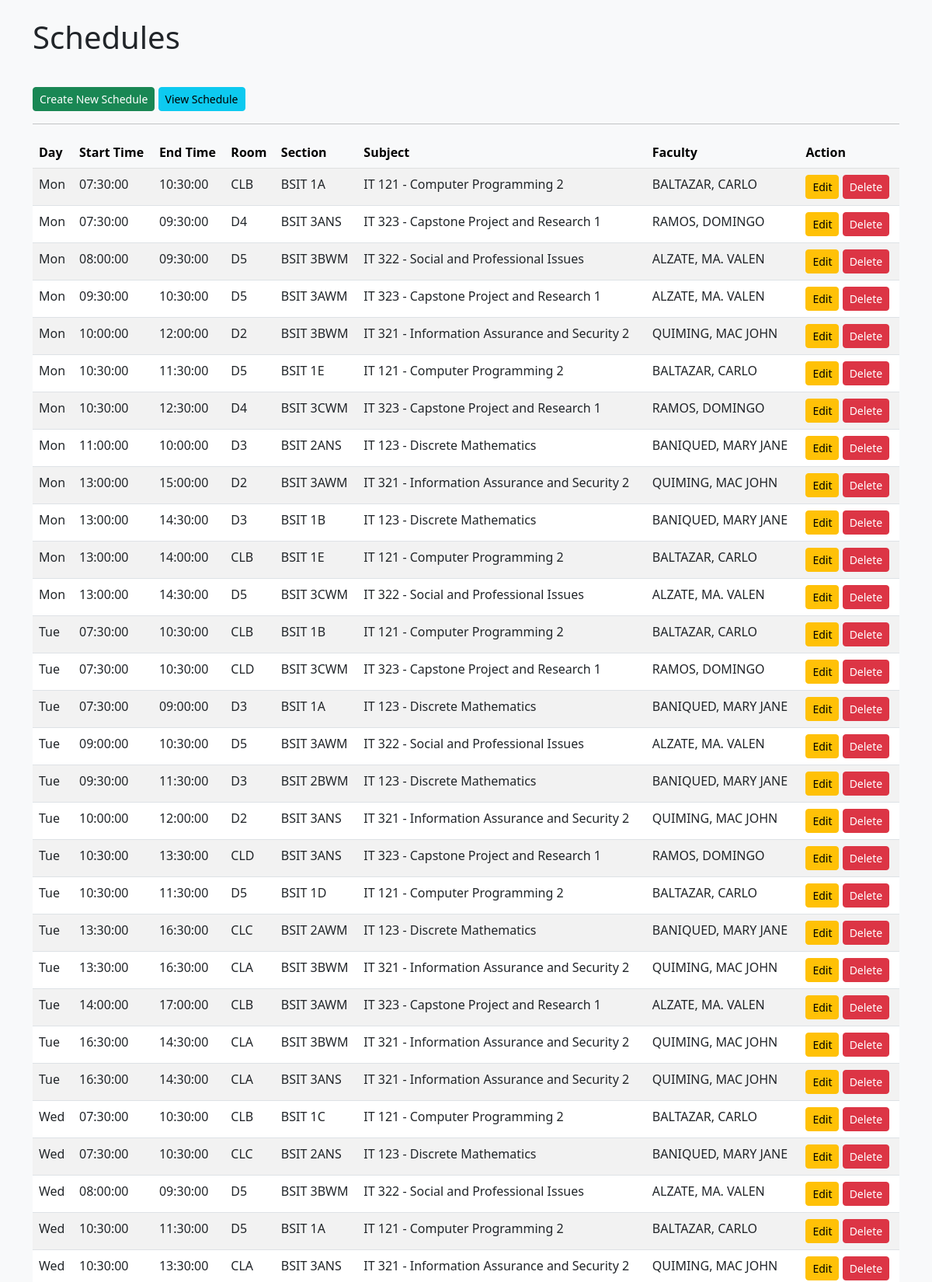
The page / (upper part) on the database its author committed.
### tables this page shows
CREATE TABLE `schedules` (
  `id` int(11) NOT NULL,
  `faculty_id` int(11) NOT NULL,
  `subject_id` int(11) NOT NULL,
  `section_id` int(11) NOT NULL,
  `room_id` int(11) NOT NULL,
  `semester_id` int(11) NOT NULL,
  `program_id` int(11) NOT NULL,
  `department_id` int(11) NOT NULL,
  `school_year_id` int(11) NOT NULL,
  `day` enum('Mon','Tue','Wed','Thu','Fri') NOT NULL,
  `start_time` time NOT NULL,
  `end_time` time NOT NULL,
  `class_type` enum('lecture','lab') NOT NULL,
  `created_at` timestamp NOT NULL DEFAULT current_timestamp(),
  `updated_at` timestamp NOT NULL DEFAULT current_timestamp() ON UPDATE current_timestamp()
);

CREATE TABLE `rooms` (
  `id` int(11) NOT NULL,
  `name` varchar(100) NOT NULL,
  `room_type` enum('LAB','LECTURE') NOT NULL,
  `capacity` int(11) DEFAULT NULL,
  `created_at` timestamp NOT NULL DEFAULT current_timestamp(),
  `updated_at` timestamp NOT NULL DEFAULT current_timestamp() ON UPDATE current_timestamp()
);

CREATE TABLE `sections` (
  `id` int(11) NOT NULL,
  `program_id` int(11) NOT NULL,
  `year_level` int(11) NOT NULL,
  `section` varchar(10) NOT NULL,
  `semester_id` int(11) NOT NULL,
  `curriculum_id` int(11) NOT NULL,
  `archived` tinyint(1) DEFAULT 0,
  `created_at` timestamp NOT NULL DEFAULT current_timestamp(),
  `updated_at` timestamp NOT NULL DEFAULT current_timestamp() ON UPDATE current_timestamp()
);

CREATE TABLE `subjects` (
  `id` int(11) NOT NULL,
  `code` varchar(50) NOT NULL,
  `description` varchar(255) NOT NULL,
  `department_id` int(11) DEFAULT NULL,
  `program_id` int(11) DEFAULT NULL,
  `units` decimal(4,1) DEFAULT NULL,
  `created_at` timestamp NOT NULL DEFAULT current_timestamp(),
  `updated_at` timestamp NOT NULL DEFAULT current_timestamp() ON UPDATE current_timestamp()
);

CREATE TABLE `faculties` (
  `id` int(11) NOT NULL,
  `user_id` int(11) DEFAULT NULL,
  `department_id` int(11) NOT NULL,
  `firstname` varchar(100) NOT NULL,
  `middlename` varchar(100) DEFAULT NULL,
  `lastname` varchar(100) NOT NULL,
  `created_at` timestamp NOT NULL DEFAULT current_timestamp(),
  `updated_at` timestamp NOT NULL DEFAULT current_timestamp() ON UPDATE current_timestamp(),
  `prefix` varchar(50) DEFAULT NULL,
  `suffix` varchar(50) DEFAULT NULL,
  `position_rank` varchar(100) DEFAULT NULL,
  `employment_status` varchar(50) DEFAULT NULL,
  `birthdate` date DEFAULT NULL,
  `email` varchar(255) DEFAULT NULL,
  `id_number` varchar(20) DEFAULT NULL
);

### controllers/index.php (called while the page is built, shortened)
<?php
require 'Database.php';
$config = require 'config.php';
$db = new Database($config['database'], 'root', '');
$params       = [];
$whereString = '';
$sql = "
    SELECT
        s.*,
        f.firstname   AS faculty_fname,
        f.lastname    AS faculty_lname,
        r.name        AS room_name,
        sub.code      AS subject_code,
        sub.description AS subject_desc,
        sec.section   AS section_name
    FROM schedules s
    JOIN faculties f ON s.faculty_id = f.id
    JOIN rooms r ON s.room_id = r.id
    LEFT JOIN subjects sub ON s.subject_id = sub.id
    LEFT JOIN sections sec ON s.section_id = sec.id
    $whereString
    ORDER BY FIELD(s.day,'Mon','Tue','Wed','Thu','Fri'), s.start_time
";
$schedules   = $db->query($sql, $params)->fetchAll();
require 'views/index.view.php';

### index.php (called while the page is built, shortened)
<?php
require "router.php";

### config.php (called while the page is built)
<?php
return [
    'database' => [
        'host' => 'localhost',
        'port' => 3306,
        'dbname' => 'isur_system',
        'charset' => 'utf8mb4'
    ],
];

### Database.php (called while the page is built)
<?php
class Database
{
    public $connection;
    public function __construct(array $config, string $username = 'root', string $password = '')
    {
        $dsn = 'mysql:' . http_build_query($config, '', ';');
        $this->connection = new PDO($dsn, $username, $password, [
            PDO::ATTR_DEFAULT_FETCH_MODE => PDO::FETCH_ASSOC,
        ]);
    }
    public function query(string $query, array $params = []): PDOStatement
    {
        $statement = $this->connection->prepare($query);
        $statement->execute($params);
        return $statement;
    }
}

### views/index.view.php (the view, shortened to what this page needs)
<!DOCTYPE html>
<html lang="en">
<head>
  <link
    href="https://cdn.jsdelivr.net/npm/bootstrap@5.3.0/dist/css/bootstrap.min.css"
    rel="stylesheet"
  >
  <link
    href="https://cdn.jsdelivr.net/npm/select2@4.1.0-rc.0/dist/css/select2.min.css"
    rel="stylesheet"
  />
</head>
<body class="bg-light">
<div class="container mt-4">
  <h1 class="mb-4">Schedules</h1>
  <div class="mt-4">
    <a href="schedule/create" class="btn btn-sm btn-success">Create New Schedule</a>
    <a href="/schedule/general" class="btn btn-sm btn-info">View Schedule</a>
  </div>
  <hr>
  <div class="table-responsive">
    <table class="table table-striped" id="scheduleTable">
      <thead class="table-light">
        <tr>
          <th>Day</th>
          <th>Start Time</th>
          <th>End Time</th>
          <th>Room</th>
          <th>Section</th>
          <th>Subject</th>
          <th>Faculty</th>
          <th>Action</th>
        </tr>
      </thead>
      <tbody>
        <?php if (!empty($schedules)): ?>
          <?php foreach ($schedules as $sched): ?>
            <tr>
              <td><?= htmlspecialchars($sched['day']) ?></td>
              <td><?= htmlspecialchars($sched['start_time']) ?></td>
              <td><?= htmlspecialchars($sched['end_time']) ?></td>
              <td><?= htmlspecialchars($sched['room_name']) ?></td>
              <td><?= htmlspecialchars($sched['section_name'] ?? '') ?></td>
              <td>
                <?php
                  if (!empty($sched['subject_code'])) {
                    echo htmlspecialchars($sched['subject_code']) . ' - ' . htmlspecialchars($sched['subject_desc']);
                  } else {
                    echo "-";
                  }
                ?>
              </td>
              <td>
                <?= htmlspecialchars($sched['faculty_lname'] . ', ' . $sched['faculty_fname']) ?>
              </td>
              <td>
                <a
                  href="/schedule/edit?id=<?= htmlspecialchars($sched['id']) ?>"
                  class="btn btn-sm btn-warning"
                >
                  Edit
                </a>
                <a
                  href="/schedule/delete?id=<?= htmlspecialchars($sched['id']) ?>"
                  class="btn btn-sm btn-danger"
                  onclick="return confirm('Are you sure you want to delete this schedule?');"
                >
                  Delete
                </a>
              </td>
            </tr>
          <?php endforeach; ?>
        <?php else: ?>
          <tr>
            <td colspan="8" class="text-center">No schedules found.</td>
          </tr>
        <?php endif; ?>
      </tbody>
    </table>
  </div>
</div>
</body>
</html>

### rows shown on the page
schedules: day "Mon", start_time "07:30:00", end_time "10:30:00", room.name "CLB", section.section "BSIT 1A", subject.code "IT 121", subject.description "Computer Programming 2", faculty.firstname "BALTAZAR, CARLO"
schedules: day "Mon", start_time "07:30:00", end_time "09:30:00", room.name "D4", section.section "BSIT 3ANS", subject.code "IT 323", subject.description "Capstone Project and Research 1", faculty.firstname "RAMOS, DOMINGO"
schedules: day "Mon", start_time "08:00:00", end_time "09:30:00", room.name "D5", section.section "BSIT 3BWM", subject.code "IT 322", subject.description "Social and Professional Issues", faculty.firstname "ALZATE, MA. VALEN"
schedules: day "Mon", start_time "09:30:00", end_time "10:30:00", room.name "D5", section.section "BSIT 3AWM", subject.code "IT 323", subject.description "Capstone Project and Research 1", faculty.firstname "ALZATE, MA. VALEN"
schedules: day "Mon", start_time "10:00:00", end_time "12:00:00", room.name "D2", section.section "BSIT 3BWM", subject.code "IT 321", subject.description "Information Assurance and Security 2", faculty.firstname "QUIMING, MAC JOHN"
schedules: day "Mon", start_time "10:30:00", end_time "11:30:00", room.name "D5", section.section "BSIT 1E", subject.code "IT 121", subject.description "Computer Programming 2", faculty.firstname "BALTAZAR, CARLO"
schedules: day "Mon", start_time "10:30:00", end_time "12:30:00", room.name "D4", section.section "BSIT 3CWM", subject.code "IT 323", subject.description "Capstone Project and Research 1", faculty.firstname "RAMOS, DOMINGO"
schedules: day "Mon", start_time "11:00:00", end_time "10:00:00", room.name "D3", section.section "BSIT 2ANS", subject.code "IT 123", subject.description "Discrete Mathematics", faculty.firstname "BANIQUED, MARY JANE"
schedules: day "Mon", start_time "13:00:00", end_time "15:00:00", room.name "D2", section.section "BSIT 3AWM", subject.code "IT 321", subject.description "Information Assurance and Security 2", faculty.firstname "QUIMING, MAC JOHN"
schedules: day "Mon", start_time "13:00:00", end_time "14:30:00", room.name "D3", section.section "BSIT 1B", subject.code "IT 123", subject.description "Discrete Mathematics", faculty.firstname "BANIQUED, MARY JANE"
schedules: day "Mon", start_time "13:00:00", end_time "14:00:00", room.name "CLB", section.section "BSIT 1E", subject.code "IT 121", subject.description "Computer Programming 2", faculty.firstname "BALTAZAR, CARLO"
schedules: day "Mon", start_time "13:00:00", end_time "14:30:00", room.name "D5", section.section "BSIT 3CWM", subject.code "IT 322", subject.description "Social and Professional Issues", faculty.firstname "ALZATE, MA. VALEN"
schedules: day "Tue", start_time "07:30:00", end_time "10:30:00", room.name "CLB", section.section "BSIT 1B", subject.code "IT 121", subject.description "Computer Programming 2", faculty.firstname "BALTAZAR, CARLO"
schedules: day "Tue", start_time "07:30:00", end_time "10:30:00", room.name "CLD", section.section "BSIT 3CWM", subject.code "IT 323", subject.description "Capstone Project and Research 1", faculty.firstname "RAMOS, DOMINGO"
schedules: day "Tue", start_time "07:30:00", end_time "09:00:00", room.name "D3", section.section "BSIT 1A", subject.code "IT 123", subject.description "Discrete Mathematics", faculty.firstname "BANIQUED, MARY JANE"
schedules: day "Tue", start_time "09:00:00", end_time "10:30:00", room.name "D5", section.section "BSIT 3AWM", subject.code "IT 322", subject.description "Social and Professional Issues", faculty.firstname "ALZATE, MA. VALEN"
schedules: day "Tue", start_time "09:30:00", end_time "11:30:00", room.name "D3", section.section "BSIT 2BWM", subject.code "IT 123", subject.description "Discrete Mathematics", faculty.firstname "BANIQUED, MARY JANE"
schedules: day "Tue", start_time "10:00:00", end_time "12:00:00", room.name "D2", section.section "BSIT 3ANS", subject.code "IT 321", subject.description "Information Assurance and Security 2", faculty.firstname "QUIMING, MAC JOHN"
schedules: day "Tue", start_time "10:30:00", end_time "13:30:00", room.name "CLD", section.section "BSIT 3ANS", subject.code "IT 323", subject.description "Capstone Project and Research 1", faculty.firstname "RAMOS, DOMINGO"
schedules: day "Tue", start_time "10:30:00", end_time "11:30:00", room.name "D5", section.section "BSIT 1D", subject.code "IT 121", subject.description "Computer Programming 2", faculty.firstname "BALTAZAR, CARLO"
schedules: day "Tue", start_time "13:30:00", end_time "16:30:00", room.name "CLC", section.section "BSIT 2AWM", subject.code "IT 123", subject.description "Discrete Mathematics", faculty.firstname "BANIQUED, MARY JANE"
schedules: day "Tue", start_time "13:30:00", end_time "16:30:00", room.name "CLA", section.section "BSIT 3BWM", subject.code "IT 321", subject.description "Information Assurance and Security 2", faculty.firstname "QUIMING, MAC JOHN"
schedules: day "Tue", start_time "14:00:00", end_time "17:00:00", room.name "CLB", section.section "BSIT 3AWM", subject.code "IT 323", subject.description "Capstone Project and Research 1", faculty.firstname "ALZATE, MA. VALEN"
schedules: day "Tue", start_time "16:30:00", end_time "14:30:00", room.name "CLA", section.section "BSIT 3BWM", subject.code "IT 321", subject.description "Information Assurance and Security 2", faculty.firstname "QUIMING, MAC JOHN"
schedules: day "Tue", start_time "16:30:00", end_time "14:30:00", room.name "CLA", section.section "BSIT 3ANS", subject.code "IT 321", subject.description "Information Assurance and Security 2", faculty.firstname "QUIMING, MAC JOHN"
schedules: day "Wed", start_time "07:30:00", end_time "10:30:00", room.name "CLB", section.section "BSIT 1C", subject.code "IT 121", subject.description "Computer Programming 2", faculty.firstname "BALTAZAR, CARLO"
schedules: day "Wed", start_time "07:30:00", end_time "10:30:00", room.name "CLC", section.section "BSIT 2ANS", subject.code "IT 123", subject.description "Discrete Mathematics", faculty.firstname "BANIQUED, MARY JANE"
schedules: day "Wed", start_time "08:00:00", end_time "09:30:00", room.name "D5", section.section "BSIT 3BWM", subject.code "IT 322", subject.description "Social and Professional Issues", faculty.firstname "ALZATE, MA. VALEN"
schedules: day "Wed", start_time "10:30:00", end_time "11:30:00", room.name "D5", section.section "BSIT 1A", subject.code "IT 121", subject.description "Computer Programming 2", faculty.firstname "BALTAZAR, CARLO"
schedules: day "Wed", start_time "10:30:00", end_time "13:30:00", room.name "CLA", section.section "BSIT 3ANS", subject.code "IT 321", subject.description "Information Assurance and Security 2", faculty.firstname "QUIMING, MAC JOHN"
